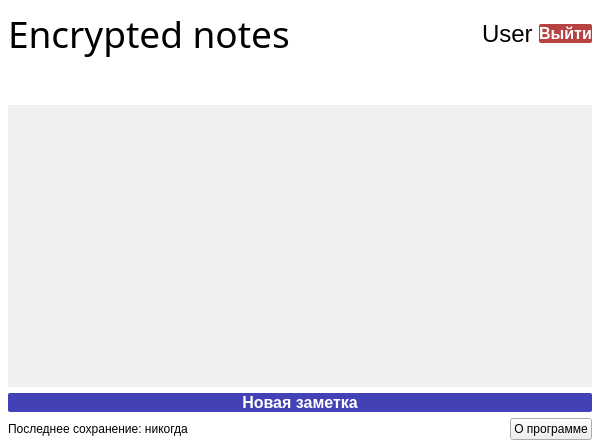
<?xml version="1.0" encoding="UTF-8"?>
<ui version="4.0">
 <class>MainWindow</class>
 <widget class="QMainWindow" name="MainWindow">
  <property name="geometry">
   <rect>
    <x>0</x>
    <y>0</y>
    <width>600</width>
    <height>445</height>
   </rect>
  </property>
  <property name="windowTitle">
   <string>Encrypted Notes</string>
  </property>
  <property name="styleSheet">
   <string notr="true">QMainWindow {
	background-color: qlineargradient(spread:reflect, x1:0, y1:0, x2:0, y2:0.617, stop:0 rgba(255, 255, 255, 255), stop:1 rgba(194, 194, 194, 255));
	background-color: rgb(255, 255, 255);
}</string>
  </property>
  <widget class="QWidget" name="centralwidget">
   <layout class="QVBoxLayout" name="verticalLayout">
    <property name="leftMargin">
     <number>8</number>
    </property>
    <property name="topMargin">
     <number>8</number>
    </property>
    <property name="rightMargin">
     <number>8</number>
    </property>
    <property name="bottomMargin">
     <number>5</number>
    </property>
    <item>
     <layout class="QHBoxLayout" name="horizontalLayout_5">
      <item>
       <widget class="QLabel" name="label_11">
        <property name="font">
         <font>
          <family>MS Gothic</family>
          <pointsize>28</pointsize>
         </font>
        </property>
        <property name="text">
         <string>Encrypted notes</string>
        </property>
       </widget>
      </item>
      <item>
       <layout class="QHBoxLayout" name="horizontalLayout_6">
        <item>
         <spacer name="horizontalSpacer_4">
          <property name="orientation">
           <enum>Qt::Horizontal</enum>
          </property>
          <property name="sizeHint" stdset="0">
           <size>
            <width>0</width>
            <height>0</height>
           </size>
          </property>
         </spacer>
        </item>
        <item>
         <widget class="QLabel" name="usrName">
          <property name="font">
           <font>
            <family>Segoe UI</family>
            <pointsize>18</pointsize>
           </font>
          </property>
          <property name="text">
           <string>User</string>
          </property>
         </widget>
        </item>
        <item>
         <widget class="QPushButton" name="outBtn">
          <property name="font">
           <font>
            <family>Segoe UI</family>
            <pointsize>12</pointsize>
            <weight>75</weight>
            <bold>true</bold>
           </font>
          </property>
          <property name="styleSheet">
           <string notr="true">QPushButton {
	color: rgb(255, 255, 255);
	background-color: rgb(182, 66, 66);
	border-radius: 2px
}
QPushButton:hover {
	border: 1px solid red;
	color: rgb(255, 0, 0);
	background-color: rgb(255, 255, 255);
}
QPushButton:pressed {
	color: rgb(216, 0, 0);
	background-color: rgb(136, 49, 49);
}</string>
          </property>
          <property name="text">
           <string>Выйти</string>
          </property>
         </widget>
        </item>
       </layout>
      </item>
     </layout>
    </item>
    <item>
     <spacer name="verticalSpacer_3">
      <property name="orientation">
       <enum>Qt::Vertical</enum>
      </property>
      <property name="sizeType">
       <enum>QSizePolicy::Preferred</enum>
      </property>
      <property name="sizeHint" stdset="0">
       <size>
        <width>20</width>
        <height>40</height>
       </size>
      </property>
     </spacer>
    </item>
    <item>
     <widget class="QScrollArea" name="scrollArea">
      <property name="styleSheet">
       <string notr="true">QFrame {
	border-radius: 8px;
}</string>
      </property>
      <property name="widgetResizable">
       <bool>true</bool>
      </property>
      <widget class="QWidget" name="scrollAreaWidgetContents">
       <property name="geometry">
        <rect>
         <x>0</x>
         <y>0</y>
         <width>584</width>
         <height>283</height>
        </rect>
       </property>
       <layout class="QVBoxLayout" name="verticalLayout_3">
        <item>
         <layout class="QVBoxLayout" name="vertLay"/>
        </item>
       </layout>
      </widget>
     </widget>
    </item>
    <item>
     <widget class="QPushButton" name="newBtn">
      <property name="font">
       <font>
        <family>Segoe UI</family>
        <pointsize>12</pointsize>
        <weight>75</weight>
        <bold>true</bold>
       </font>
      </property>
      <property name="styleSheet">
       <string notr="true">QPushButton {
	color: rgb(255, 255, 255);
	background-color: rgb(66, 66, 182);
	border-radius: 2px
}
QPushButton:hover {
	border: 1px solid blue;
	color: rgb(0, 0, 255);
	background-color: rgb(255, 255, 255);
}
QPushButton:pressed {
	color: rgb(0, 216, 0);
	background-color: rgb(49, 49, 136);
}</string>
      </property>
      <property name="text">
       <string>Новая заметка</string>
      </property>
     </widget>
    </item>
    <item>
     <layout class="QHBoxLayout" name="horizontalLayout">
      <item>
       <widget class="QLabel" name="lastSave">
        <property name="cursor">
         <cursorShape>PointingHandCursor</cursorShape>
        </property>
        <property name="text">
         <string>Последнее сохранение: никогда</string>
        </property>
       </widget>
      </item>
      <item>
       <spacer name="horizontalSpacer">
        <property name="orientation">
         <enum>Qt::Horizontal</enum>
        </property>
        <property name="sizeHint" stdset="0">
         <size>
          <width>40</width>
          <height>20</height>
         </size>
        </property>
       </spacer>
      </item>
      <item>
       <widget class="QPushButton" name="aboutBtn">
        <property name="text">
         <string>О программе</string>
        </property>
       </widget>
      </item>
     </layout>
    </item>
   </layout>
  </widget>
 </widget>
 <resources/>
 <connections/>
</ui>
